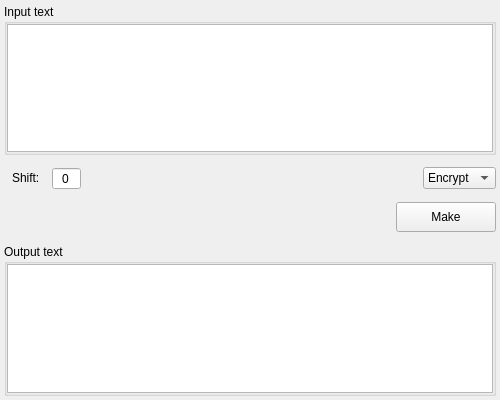
<?xml version="1.0" encoding="UTF-8"?>
<ui version="4.0">
 <class>caesar</class>
 <widget class="QWidget" name="caesar">
  <property name="geometry">
   <rect>
    <x>0</x>
    <y>0</y>
    <width>500</width>
    <height>400</height>
   </rect>
  </property>
  <property name="windowTitle">
   <string>Form</string>
  </property>
  <layout class="QVBoxLayout" name="verticalLayout">
   <property name="spacing">
    <number>12</number>
   </property>
   <property name="leftMargin">
    <number>4</number>
   </property>
   <property name="topMargin">
    <number>4</number>
   </property>
   <property name="rightMargin">
    <number>4</number>
   </property>
   <property name="bottomMargin">
    <number>4</number>
   </property>
   <item>
    <widget class="QGroupBox" name="group_box_input">
     <property name="title">
      <string>Input text</string>
     </property>
     <layout class="QVBoxLayout" name="verticalLayout_15">
      <property name="spacing">
       <number>0</number>
      </property>
      <property name="leftMargin">
       <number>0</number>
      </property>
      <property name="topMargin">
       <number>0</number>
      </property>
      <property name="rightMargin">
       <number>0</number>
      </property>
      <property name="bottomMargin">
       <number>0</number>
      </property>
      <item>
       <widget class="QTextEdit" name="text_edit_input"/>
      </item>
     </layout>
    </widget>
   </item>
   <item>
    <layout class="QHBoxLayout" name="horizontal_layout_1">
     <property name="spacing">
      <number>12</number>
     </property>
     <property name="leftMargin">
      <number>8</number>
     </property>
     <property name="topMargin">
      <number>0</number>
     </property>
     <item>
      <widget class="QLabel" name="label_shift">
       <property name="sizePolicy">
        <sizepolicy hsizetype="Minimum" vsizetype="Fixed">
         <horstretch>0</horstretch>
         <verstretch>0</verstretch>
        </sizepolicy>
       </property>
       <property name="text">
        <string>Shift:</string>
       </property>
      </widget>
     </item>
     <item>
      <widget class="QSpinBox" name="spin_box_shift">
       <property name="alignment">
        <set>Qt::AlignCenter</set>
       </property>
       <property name="buttonSymbols">
        <enum>QAbstractSpinBox::NoButtons</enum>
       </property>
       <property name="minimum">
        <number>-50</number>
       </property>
       <property name="maximum">
        <number>50</number>
       </property>
      </widget>
     </item>
     <item>
      <spacer name="horizontal_spacer_1">
       <property name="orientation">
        <enum>Qt::Horizontal</enum>
       </property>
       <property name="sizeHint" stdset="0">
        <size>
         <width>40</width>
         <height>20</height>
        </size>
       </property>
      </spacer>
     </item>
     <item>
      <widget class="QComboBox" name="combo_box_mode">
       <property name="sizePolicy">
        <sizepolicy hsizetype="Fixed" vsizetype="Fixed">
         <horstretch>0</horstretch>
         <verstretch>0</verstretch>
        </sizepolicy>
       </property>
       <item>
        <property name="text">
         <string>Encrypt</string>
        </property>
       </item>
       <item>
        <property name="text">
         <string>Decrypt</string>
        </property>
       </item>
      </widget>
     </item>
    </layout>
   </item>
   <item>
    <layout class="QHBoxLayout" name="horizontal_layout_2">
     <property name="spacing">
      <number>0</number>
     </property>
     <item>
      <spacer name="horizontal_spacer_2">
       <property name="orientation">
        <enum>Qt::Horizontal</enum>
       </property>
       <property name="sizeHint" stdset="0">
        <size>
         <width>40</width>
         <height>20</height>
        </size>
       </property>
      </spacer>
     </item>
     <item>
      <widget class="QPushButton" name="button_make">
       <property name="sizePolicy">
        <sizepolicy hsizetype="Fixed" vsizetype="Fixed">
         <horstretch>0</horstretch>
         <verstretch>0</verstretch>
        </sizepolicy>
       </property>
       <property name="minimumSize">
        <size>
         <width>100</width>
         <height>30</height>
        </size>
       </property>
       <property name="text">
        <string>Make</string>
       </property>
      </widget>
     </item>
    </layout>
   </item>
   <item>
    <widget class="QGroupBox" name="group_box_output">
     <property name="title">
      <string>Output text</string>
     </property>
     <layout class="QVBoxLayout" name="verticalLayout_14">
      <property name="spacing">
       <number>0</number>
      </property>
      <property name="leftMargin">
       <number>0</number>
      </property>
      <property name="topMargin">
       <number>0</number>
      </property>
      <property name="rightMargin">
       <number>0</number>
      </property>
      <property name="bottomMargin">
       <number>0</number>
      </property>
      <item>
       <widget class="QTextEdit" name="text_edit_output">
        <property name="readOnly">
         <bool>true</bool>
        </property>
       </widget>
      </item>
     </layout>
    </widget>
   </item>
  </layout>
 </widget>
 <resources/>
 <connections/>
</ui>
